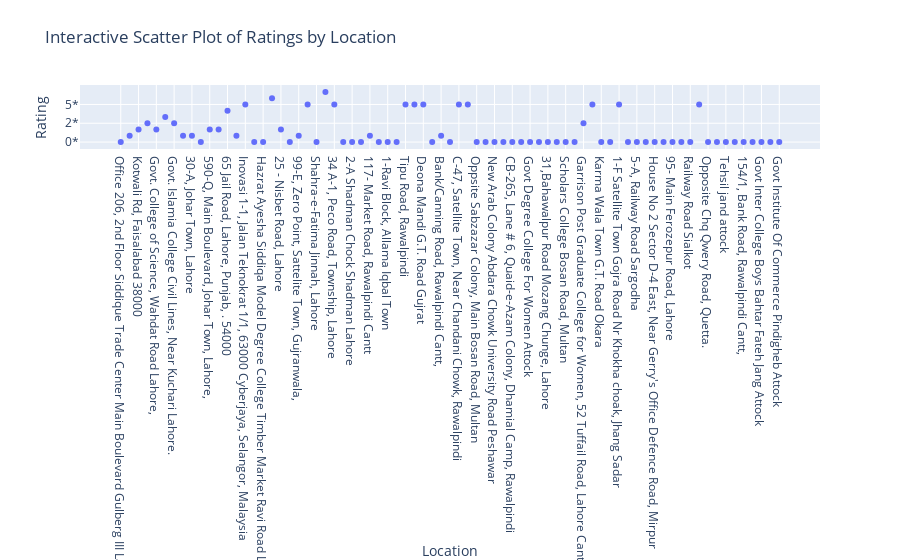

Source (notebook cell):
### Code cell
import plotly.express as px
# Interactive visualizations with Plotly
fig = px.scatter(data_clean, x='Location', y='Rating', title='Interactive Scatter Plot of Ratings by Location')
fig.show()

### Figure 1 — Plotly figure (JSON) as saved in the notebook; plotly's stock layout.template omitted (floating-point values rounded to 4 significant figures)
{"data": [{"hovertemplate": "Location=%{x}<br>Rating=%{y}<extra></extra>", "legendgroup": "", "marker": {"color": "#636efa", "symbol": "circle"}, "mode": "markers", "name": "", "orientation": "v", "showlegend": false, "type": "scatter", "x": ["Office 206, 2nd Floor Siddique Trade Center Main Boulevard Gulberg III Lahore ", "GC University, Katchery Road Lahore 54000", "Kotwali Rd, Faisalabad 38000", "1 Noon Avenue, New Muslim Town at Canal Bank Lahore", "Govt. College of Science, Wahdat Road Lahore, ", "Near Hamdard Chowk, Township, Lahore.", "Govt. Islamia College Civil Lines, Near Kuchari Lahore.", "Lower Mall Road Lahore opp Edcuation University", "30-A, Johar Town, Lahore", "18, Lukman Hakim Road G/6 -3 Islamabad, ", "590-Q, Main Boulevard, Johar Town, Lahore, ", "Government College Township, College Road Township Lahore", "65 Jail Road, Lahore, Punjab, . 54000", "Railway Road, Lahore", "Inovasi 1-1, Jalan Teknokrat 1/1, 63000 Cyberjaya, Selangor, Malaysia", "74 Harley Street, Rawalpindi, ", "Hazrat Ayesha Siddiqa Model Degree College Timber Market Ravi Road Lahore ", "People’s Colony No 1, Faisalabad, ", "25 - Nisbet Road, Lahore", "Main Sawan Road, G-10/2.", "99-E, Zero Point, Sattelite Town, Gujranwala, ", "Hunza Block Allama Iqbal Town, Lahore", "Shahra-e-Fatima Jinnah, Lahore", "Shahrah-e-Awan-e-Tijarat, Shadman Chowk, Lahore", "34 A-1, Peco Road, Township, Lahore", "Chenab College West Canal Road, Faisalabad ", "2-A Shadman Chock Shadman Lahore ", "Allama Iqbal Town Near Science College Wahdat Road Lahore", "117- Market Road, Rawalpindi Cantt", "177-A Sarawar Road Sadar Rawalpindi, Rawalpindi", "1-Ravi Block, Allama Iqbal Town", "Adda Plot, Jati Umra, Off Raiwind Road, Lahore. ", "Tipu Road, Rawalpindi", "Peshawar, Khyber Pakhtunkhwa", "Deona Mandi G.T. Road Gujrat", "Ali Building, Khadim Ali Road, Sialkot", "Bank/Canning Road, Rawalpindi Cantt, ", "273/A-1, Abid Majeed Road, Near MH, Rawalpindi", "C-47, Satellite Town, Near Chandani Chowk, Rawalpindi", "Phase 2, H-3, Hayatabad Abad, Peshawar", "Oppsite Sabzazar Colony, Main Bosan Road, Multan", "Rawalpindi", "New Arab Colony Abdara Chowk University Road Peshawar", "16-Nazim-ud-Din Road, F-7/1, Islamabad", "CB-265, Lane # 6, Quaid-e-Azam Colony, Dhamial Camp, Rawalpindi", "P.O.Box 502, Sumbal Gah Kahuta - 47320, Distt. Rawalpindi, ", "Govt Degree College For Women Attock", "467 - Main Defence Road, Rawalpindi", "31,Bahawalpur Road Mozang Chunge, Lahore", "177-A Sarwar Road, Near Punj Sarki Petrol Pump, Rawalpindi Cantt", "Scholars College Bosan Road, Multan", "Mahmood Ghazanvi Road, Quetta.", "Garrison Post Graduate College for Women, 52 Tuffail Road, Lahore Cantt", "Building # 1, Rahim Abad, Airport Road, Chaklala, Rawalpindi", "Karma Wala Town G.T. Road Okara", "Allama Iqbal Road, Garhi Shahu, Lahore", "1-F Satellite Town Gojra Road Nr Khokha choak, Jhang Sadar", "271 - Hathi Chowk Saddar Rawalpindi", "5-A, Railway Road Sargodha", "Fateh Jang Road, Attock", "House No 2 Sector D-4 East, Near Gerry's Office Defence Road, Mirpur", "Ikhwan Science College Barki Distt Lahore", "95- Main Ferozepur Road, Lahore", "29-C/1, Gulberg-III, Lahore - ", "Railway Road Sialkot", "Opposite PSO Petrol Pump Gujranwala Road, Hafizabad", "Opposite Chq Qwery Road, Quetta.", "Moh danghi chowk attock", "Tehsil jand attock", "Govt College For Women Pindigheb Attock", "154/1, Bank Road, Rawalpindi Cantt, ", "35-A GT Road Shahdara Lahore.", "Govt Inter College Boys Bahtar Fateh Jang Attock", "PO: CHHAB TEHSIL:JAND ATTOCK.", "Govt Institute Of Commerce Pindigheb Attock"], "xaxis": "x", "y": ["0*", "4*", "3*", "2*", "3*", "3.25*", "2*", "4*", "4*", "0*", "3*", "3*", "1*", "4*", "5*", "0*", "0*", "4.25*", "3*", "0*", "4*", "5*", "0*", "1.25*", "5*", "0*", "0*", "0*", "4*", "0*", "0*", "0*", "5*", "5*", "5*", "0*", "4*", "0*", "5*", "5*", "0*", "0*", "0*", "0*", "0*", "0*", "0*", "0*", "0*", "0*", "0*", "0*", "2*", "5*", "0*", "0*", "5*", "0*", "0*", "0*", "0*", "0*", "0*", "0*", "0*", "5*", "0*", "0*", "0*", "0*", "0*", "0*", "0*", "0*", "0*"], "yaxis": "y"}], "layout": {"legend": {"tracegroupgap": 0}, "title": {"text": "Interactive Scatter Plot of Ratings by Location"}, "xaxis": {"anchor": "y", "domain": [0, 1], "title": {"text": "Location"}}, "yaxis": {"anchor": "x", "domain": [0, 1], "title": {"text": "Rating"}}}}
